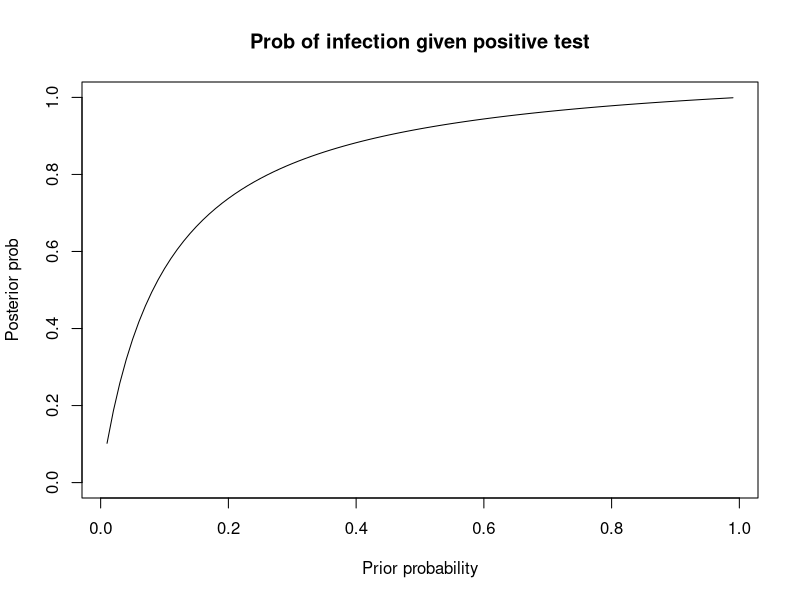
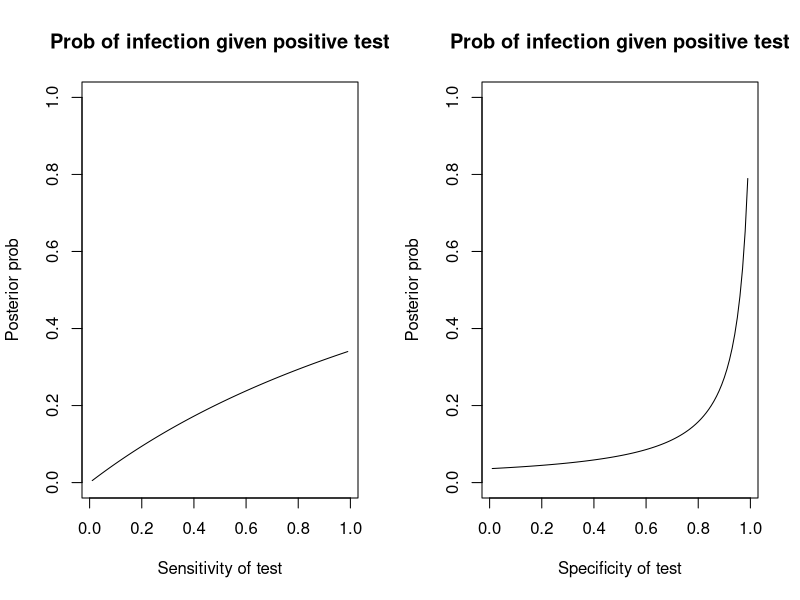

R code for these plots, in order:
## ---- chunk 1
knitr::opts_chunk$set(echo = TRUE)
## ---- chunk 2
pi <- .04   # 20% of population is infected
q1 <- .90  # test has sensitivity of .90
q0 <- .08  # test has specificity of .92
## ---- chunk 3
pi  # Prob of infection, before test result is available 

## ---- chunk 4

pi * q1 / (pi*q1 + (1-pi)*q0)  # Prob of infection given positive test result

## ---- chunk 5

pi*(1-q1) / (pi*(1-q1) + (1-pi)*(1-q0))  # Prob of infection if test negative
## ---- chunk 6
post.prob <- function(pi, q0, q1)
{
  pi * q1 / (pi*q1 + (1-pi)*q0)
}

grid <- seq(.01, .99, .01)

plot(grid, post.prob(pi=grid, q0=q0, q1=q1), type="l", 
     xlab="Prior probability", ylab="Posterior prob", 
     main="Prob of infection given positive test", ylim=c(0,1))
## ---- chunk 7
op <- par(mfrow=c(1,2))

plot(grid, post.prob(pi=pi, q1=grid, q0=q0), type="l", 
     xlab="Sensitivity of test", ylab="Posterior prob", 
     main="Prob of infection given positive test", ylim=c(0,1))

plot(grid, post.prob(pi=pi, q1=q1, q0=1-grid), type="l",
     xlab="Specificity of test", ylab="Posterior prob", 
     main="Prob of infection given positive test", ylim=c(0,1))

par(op)
## ---- chunk 8

S <- 1000;  theta <- NULL;  y <- NULL;

for(s in 1:S)
{
  theta[s] <- rbinom(1, 1, pi)
  prob <- ifelse(theta[s]==1, q1, q0)
  y[s] <- rbinom(1, 1, prob)
}

table(theta, y) / S  # approximate joint distribution

mean(theta[y==1])  #  Monte Carlo approx to posterior prob
## ---- chunk 9

joint <- matrix(c((1-pi)*(1-q0), pi*(1-q1), (1-pi)*q0, pi*q1), 2,2)

rownames(joint) <- c("theta=0", "theta=1")

colnames(joint) <- c("y=0", "y=1")

joint

joint[2,2] / sum(joint[,2])
